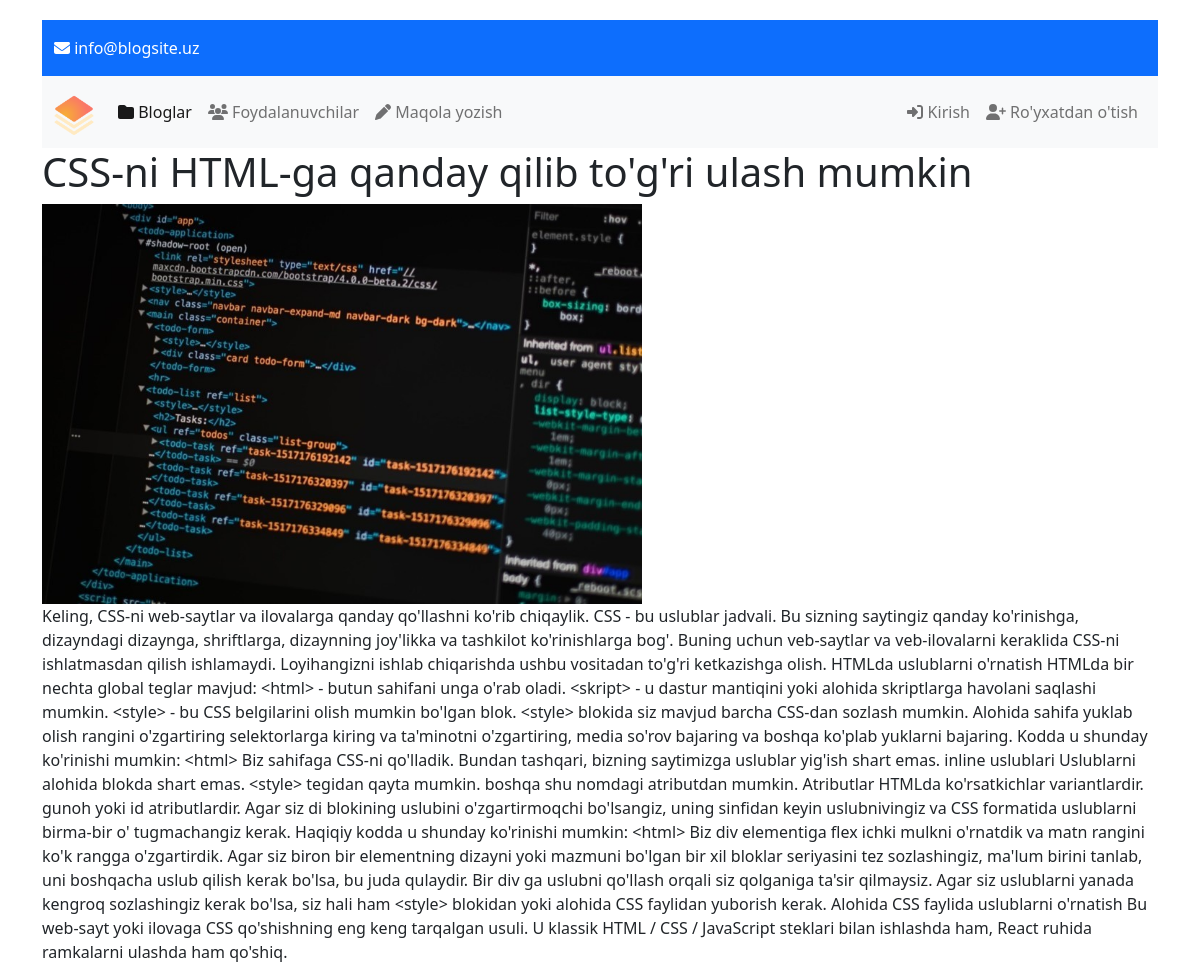
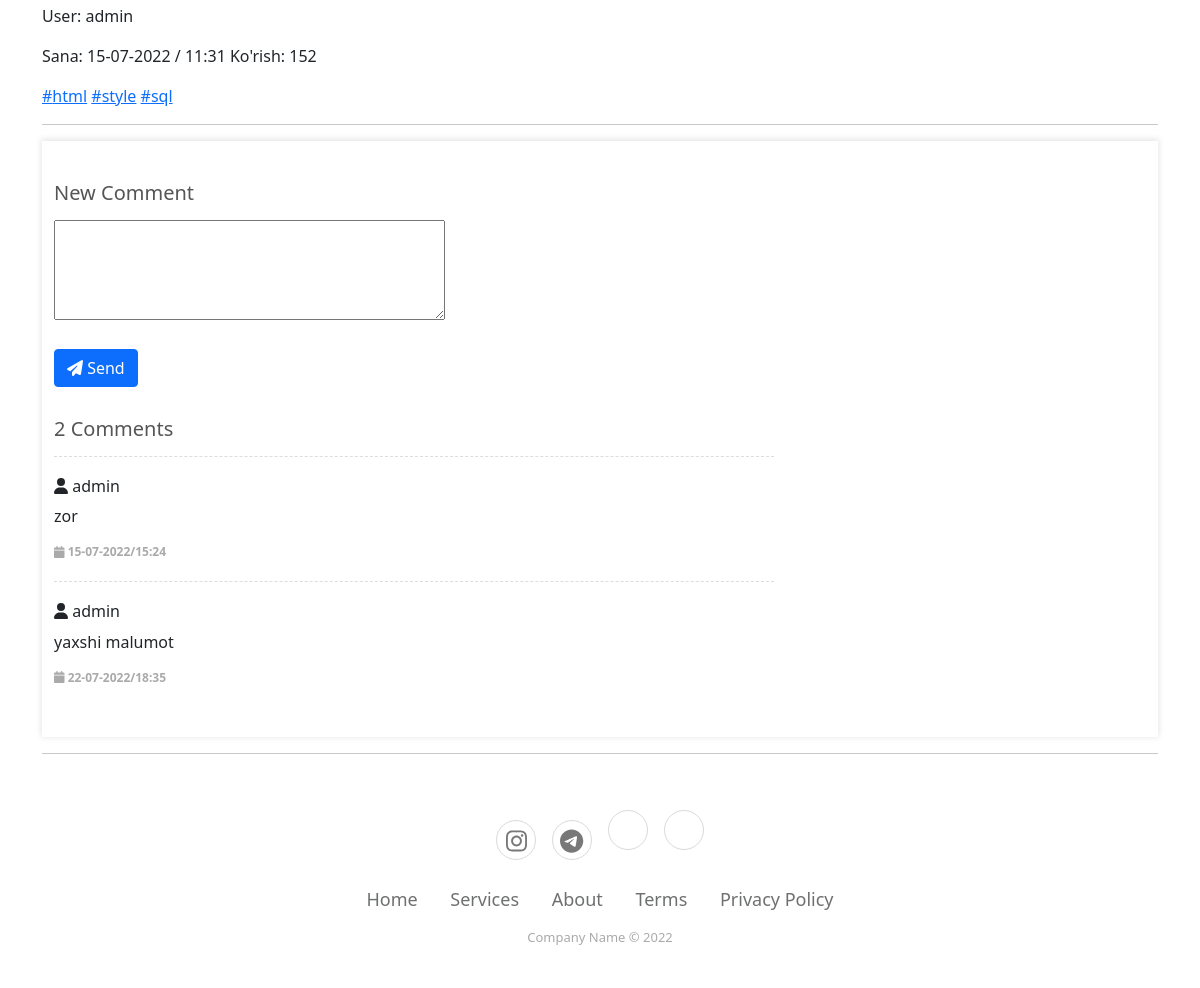
The page /detail/css-ni-html-ga-qanday-qilib-togri-ulash-mumkin on the database its author committed (2 pictures, top to bottom).
### myapp/models.py (models this page shows, shortened)
class Blog(models.Model):
   title = models.CharField(max_length=255)
   slug = models.SlugField(max_length=255, unique=True)
   content = models.TextField(blank=True, null=True)
   created = models.DateTimeField(auto_now_add=True)
   image = models.ImageField(upload_to='blog/')
   category = models.ForeignKey(Category, on_delete=models.CASCADE, related_name='category_blog')
   user = models.ForeignKey(MyUser, on_delete=models.SET_NULL, null=True, blank=True)
   tags = models.ManyToManyField(Tag, related_name='tag_blog')
   views = models.IntegerField(default=0)

class Tag(models.Model):
    name = models.CharField(max_length=100)
    slug = models.SlugField(max_length=100, unique=True)

class Comment(models.Model):
    blog = models.ForeignKey(Blog, on_delete=models.CASCADE, related_name='comment_blog')
    user = models.ForeignKey(MyUser, on_delete=models.CASCADE, related_name='comment_user')
    content = models.TextField()
    created = models.DateTimeField(auto_now_add=True)

### account/models.py (models this page shows, shortened)
class MyUser(AbstractUser):
    img = models.ImageField(upload_to='user/', null=True, blank=True)
    bio = models.CharField(max_length=200, null=True, blank=True)
    birth_day = models.DateField(null=True, blank=True)
    phone = models.CharField(max_length=13, unique=True, null=True, blank=True)

### myapp/views.py (the view, shortened to what this page needs)
# urls.py: path('detail/<slug:slug>', BlogDetailView.as_view(), name='blog_detail'),
class BlogDetailView(DetailView):
    model = Blog
    template_name = 'blog_detail.html'
    context_object_name = 'blog'
    def get_object(self, queryset=None):
        obj = super().get_object()
        obj.views += 1
        obj.save()
        return obj
    def get_context_data(self, **kwargs):
        context = super(BlogDetailView, self).get_context_data(**kwargs)
        comments = Comment.objects.filter(blog=self.object)
        context['comments'] = comments
        context['form'] = CommentForm()
        return context

### myapp/forms.py
class CommentForm(forms.ModelForm):
    class Meta:
        model = Comment
        fields = ['content']

### myapp/context_processors.py (called while the page is built)
def category(request):
    categories = Category.objects.all()
    return {'categories': categories}

def tag(request):
    tags = Tag.objects.all()
    return {'tags': tags}

### templates/blog_detail.html (shortened to what this page needs)
{% extends 'base.html' %}
{% load static %}
{% block content %}
    <h1>{{ blog.title }}</h1>
    <img style="width: 600px" src="{{ blog.image.url }}">
    <p>{{ blog.content }}</p>
    <p>User: {{ blog.user.username }}</p>
    <p>Sana: {{ blog.created|date:'d-m-Y' }} / {{ blog.created|time:'h:i' }} Ko'rish: {{ blog.views }}</p>
    {% for tag in blog.tags.all %}
        <a href="#">#{{ tag.name }}</a>
    {% endfor %}
    <br>
    <hr>
    {% include 'comment.html' %}
    <hr>
{% endblock %}

### templates/comment.html (shortened to what this page needs)
<section class="content-item" id="comments">
    <div class="container">
        <div class="row">
            <div class="col-sm-8">
                {% if user.username %}
                    <form method="post">
                        {% csrf_token %}
                        <h3 class="pull-left">New Comment</h3>
                        <fieldset>
                            <div class="row">
                                <div class="mb-3">
                                    {{ form.content }}
                                </div>
                            </div>
                            <button type="submit" class="btn btn-primary"><i class="fa-solid fa-paper-plane"></i> Send</button>
                        </fieldset>
                    </form>
                {% else %}
                    <form method="post">
                        <h3 class="pull-left">New Comment</h3>
                        <fieldset>
                            <div class="row">
                                <div class="mb-3">
                                    {{ form.content }}
                                </div>
                            </div>
                            <a href="{% url 'login' %}" class="btn btn-primary"><i class="fa-solid fa-paper-plane"></i> Send</a>
                        </fieldset>
                    </form>
                {% endif %}
                <h3>{{ comments.count }} Comments</h3>
                {% for comment in comments %}
                    <div class="media">
                        <div class="media-body">
                            <h6 class="media-heading"><i class="fa-solid fa-user"></i> {{ comment.user.username }}</h6>
                            <p>{{ comment.content }}</p>
                            <ul class="list-unstyled list-inline media-detail pull-left">
                                <li><i class="fa fa-calendar"></i> {{ comment.created|date:'d-m-Y/H:i' }}</li>
                            </ul>
                        </div>
                    </div>
                {% endfor %}
            </div>
        </div>
    </div>
</section>

### static/css/comment.css (style rules this page uses)
body { margin-top:20px; }
.content-item { padding:30px 0; background-color:#FFFFFF; }
.content-item h3 { font-weight:400; font-size:20px; color:#555555; margin:10px 0 15px; padding:0; }
#comments { box-shadow: 0 -1px 6px 1px rgba(0,0,0,0.1); background-color:#FFFFFF; }
#comments form { margin-bottom:30px; }
#comments .btn { margin-top:7px; }
#comments form fieldset { clear:both; }
#comments form textarea { height:100px; }
#comments .media { border-top:1px dashed #DDDDDD; padding:20px 0; margin:0; }
#comments .media p { margin-bottom:15px; text-align:justify; }
#comments .media-detail { margin:0; }
#comments .media-detail li { color:#AAAAAA; font-size:12px; padding-right: 10px; font-weight:600; }
#comments .media-detail li:last-child { padding-right:0; }

### rows shown on the page
Blog: title "CSS-ni HTML-ga qanday qilib to'g'ri ulash mumkin", image (picture), content "Keling, CSS-ni web-saytlar va ilovalarga qanday qo'llashni ko'rib chiqaylik. CSS - bu uslublar jadvali. Bu sizning saytingiz qanday ko'rinishga, dizayndagi dizaynga, shriftlarga, dizaynning joy'likka va tashkilot ko'rinishlarga bog'. Buning uchun veb-saytlar va veb-ilovalarni keraklida CSS-ni ishlatmasdan qilish ishlamaydi. Loyihangizni ishlab chiqarishda ushbu vositadan to'g'ri ketkazishga olish. HTMLda uslublarni o'rnatish HTMLda bir nechta global teglar mavjud: <html> - butun sahifani unga o'rab oladi. <skript> - u dastur mantiqini yoki alohida skriptlarga havolani saqlashi mumkin. <style> - bu CSS belgilarini olish mumkin bo'lgan blok. <style> blokida siz mavjud barcha CSS-dan sozlash…", user.username "admin", created "15-07-2022", created "11:31", views "152"
Tag: name "html"
Tag: name "style"
Tag: name "sql"
Comment: user.username "admin", content "zor", created "15-07-2022/15:24"
Comment: user.username "admin", content "yaxshi malumot", created "22-07-2022/18:35"

### other values the page prints
{{ comments.count }} "2"
